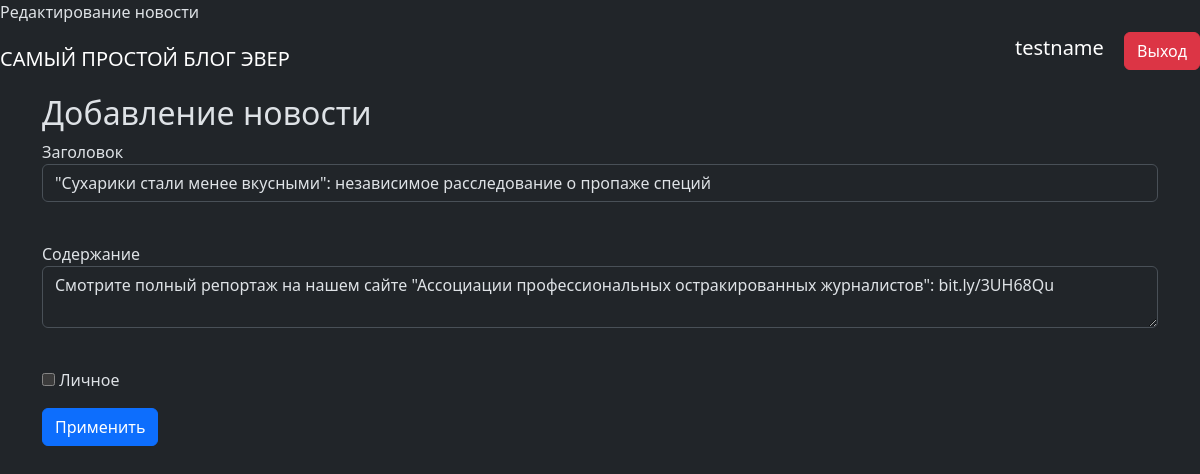
The app's page /news/4 (signed in) with its own data.
### data/users.py (models this page shows, shortened)
class User(SqlAlchemyBase, UserMixin):
    __tablename__ = 'users'
    news = orm.relationship("News", back_populates='user')
    id = sqlalchemy.Column(sqlalchemy.Integer,
                           primary_key=True, autoincrement=True)
    login = sqlalchemy.Column(sqlalchemy.String, nullable=True)
    hashed_password = sqlalchemy.Column(sqlalchemy.String, nullable=True)
    email = sqlalchemy.Column(sqlalchemy.String,
                              index=True, unique=True, nullable=True)
    name = sqlalchemy.Column(sqlalchemy.String, nullable=True)
    birthday = sqlalchemy.Column(sqlalchemy.Date, nullable=True)
    about = sqlalchemy.Column(sqlalchemy.String, nullable=True)
    created_date = sqlalchemy.Column(sqlalchemy.DateTime,
                                     default=datetime.datetime.now)

### data/news.py (models this page shows)
class News(SqlAlchemyBase, UserMixin):
    __tablename__ = 'news'
    id = sqlalchemy.Column(sqlalchemy.Integer,
                           primary_key=True, autoincrement=True)
    title = sqlalchemy.Column(sqlalchemy.String, nullable=True)
    content = sqlalchemy.Column(sqlalchemy.String, nullable=True)
    created_date = sqlalchemy.Column(sqlalchemy.DateTime,
                                     default=datetime.datetime.now)
    is_private = sqlalchemy.Column(sqlalchemy.Boolean, default=True)
    user_id = sqlalchemy.Column(sqlalchemy.Integer,
                                sqlalchemy.ForeignKey("users.id"))
    user = orm.relationship('User')

### main.py (the view, shortened to what this page needs)
@app.route('/news/<int:id>', methods=['GET', 'POST'])
@login_required
def edit_news(id):
    form = NewsForm()
    if request.method == "GET":
        db_sess = db_session.create_session()
        news = db_sess.query(News).filter(News.id == id,
                                          News.user == current_user
                                          ).first()
        if news:
            form.title.data = news.title
            form.content.data = news.content
            form.is_private.data = news.is_private
        else:
            abort(404)
    return render_template('news.html',
                           title='Редактирование новости',
                           form=form
                           )

### forms/news.py
class NewsForm(FlaskForm):
    title = StringField('Заголовок', validators=[DataRequired()])
    content = TextAreaField("Содержание")
    is_private = BooleanField("Личное")
    submit = SubmitField('Применить')

### data/db_session.py (called while the page is built)
def create_session() -> Session:
    global __factory
    return __factory()

### main.py (called while the page is built)
@login_manager.user_loader
def load_user(user_id):
    db_sess = db_session.create_session()
    return db_sess.query(User).get(user_id)

### templates/news.html (shortened to what this page needs)
{% extends "base.html" %}
{% block content %}
<h2>Добавление новости</h2>
<form action="" method="post">
    <p>
        {{ form.title.label }}<br>
        {{ form.title(class="form-control") }}<br>
    </p>
    <p>
        {{ form.content.label }}<br>
        {{ form.content(class="form-control") }}<br>
    </p>
    <p>{{ form.is_private() }} {{ form.is_private.label }}</p>
    <p>{{ form.submit(type="submit", class="btn btn-primary") }}</p>
</form>
{% endblock %}

### templates/base.html (shortened to what this page needs)
<!doctype html>
<html lang="en" data-bs-theme="dark">
<head>
    <link href="https://cdn.jsdelivr.net/npm/bootstrap@5.3.3/dist/css/bootstrap.min.css"
            rel="stylesheet"
>
    <link rel="stylesheet" href="static/css/style.css"
    <title>{{title}}</title>
</head>
<body>
<header>
    <nav class="navbar">
        <a class="navbar-brand" href="#">САМЫЙ ПРОСТОЙ БЛОГ ЭВЕР</a>
        {% if current_user.is_authenticated %}
            <p>
                <a class="navbar-brand" href="#">{{ current_user.name }}</a>
                <a class="btn btn-danger " href="/logout">Выход</a>
            </p>
        {% else %}
            <p>
                <a class="btn btn-light " href="/register">Зарегистрироваться</a>
                <a class="btn btn-secondary" href="/login">Войти</a>
            </p>
        {% endif %}
    </nav>
</header>
<main role="main" class="container">
    {% block content %}{% endblock %}
</main>
</body>
</html>

### records on screen
User: name "testname"
News: title "\"Сухарики стали менее вкусными\": независимое расследование о пропаже специй", content "Смотрите полный репортаж на нашем сайте \"Ассоциации профессиональных остракированных журналистов\": bit.ly/3UH68Qu"
